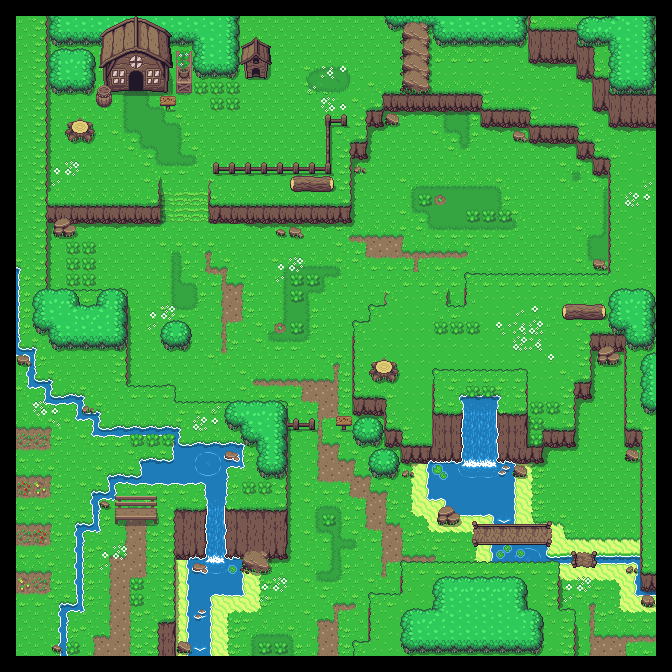

Rendered tile map (Tiled .tmx) drawn with the repository's tilesets; below, a short description and the map source with its tile grids summarised:
An orthogonal 42x42 tile map with 16x16 px tiles, 7 tile layers (tiles, terrain, heightmap, shadows, ...), 1 hidden layer not drawn, 3 tilesets.

<map version="1.2" tiledversion="1.2.2" orientation="orthogonal" renderorder="right-down" width="42" height="42" tilewidth="16" tileheight="16" infinite="0" nextlayerid="10" nextobjectid="1">
 <tileset firstgid="1" source="Overworld.tsx" />
 <tileset firstgid="1441" source="objects.tsx" />
 <tileset firstgid="2101" source="Collision.tsx" />
 <layer id="1" name="tiles" width="42" height="42">
  <data>[1764 cells, 1600 non-empty, 14 distinct tile ids]</data>
 </layer>
 <layer id="2" name="terrain" width="42" height="42">
  <data>[1764 cells, 409 non-empty, 77 distinct tile ids]</data>
 </layer>
 <layer id="3" name="heightmap" width="42" height="42">
  <data>[1764 cells, 506 non-empty, 27 distinct tile ids]</data>
 </layer>
 <layer id="7" name="shadows" width="42" height="42">
  <data>[1764 cells, 104 non-empty, 7 distinct tile ids]</data>
 </layer>
 <layer id="9" name="under-details" width="42" height="42">
  <data>[1764 cells, 184 non-empty, 20 distinct tile ids]</data>
 </layer>
 <layer id="8" name="details" width="42" height="42">
  <data>[1764 cells, 221 non-empty, 108 distinct tile ids]</data>
 </layer>
 <layer id="4" name="above-details" width="42" height="42">
  <data>[1764 cells, 32 non-empty, 5 distinct tile ids]</data>
 </layer>
 <layer id="5" name="collision" width="42" height="42" visible="0" opacity="0.3">
  <data>[1764 cells, 467 non-empty, 1 distinct tile ids]</data>
 </layer>
</map>
